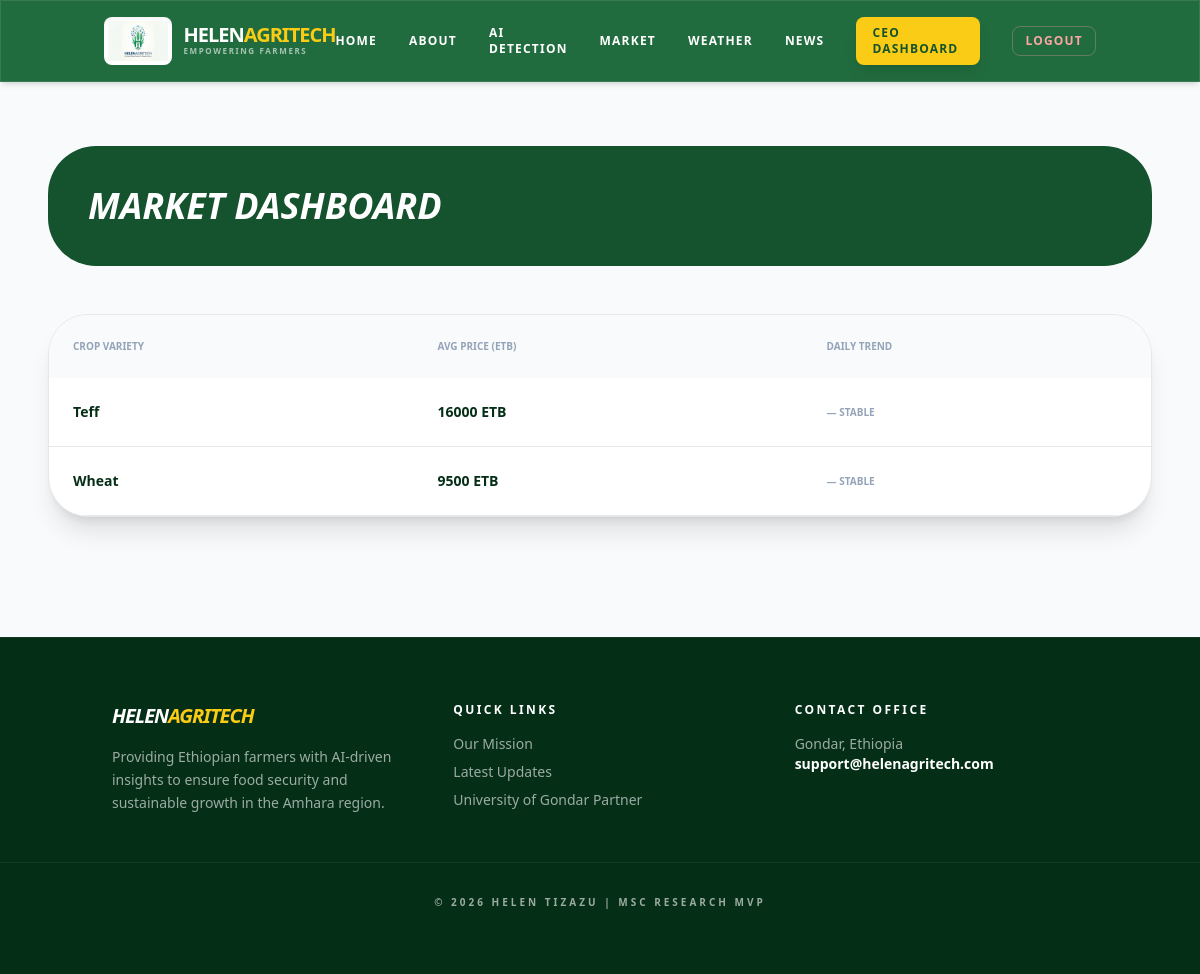
The app's page /market (signed in) with its own data.
### app.py (models this page shows)
class MarketPrice(db.Model):
    id = db.Column(db.Integer, primary_key=True)
    crop_name = db.Column(db.String(50), unique=True)
    price = db.Column(db.String(50))

### app.py (the view)
@app.route('/market')
def market_view():
    prices = MarketPrice.query.all()
    return render_template('market.html', prices=prices)

### app.py (called while the page is built)
@login_manager.user_loader
def load_user(user_id):
    return db.session.get(User, int(user_id))

### templates/market.html
{% extends "base.html" %}
{% block content %}
<main class="container mx-auto py-10 px-6 max-w-6xl">
    <div class="bg-green-900 p-10 rounded-[3rem] text-white mb-12">
        <h1 class="text-4xl font-black uppercase italic">Market Dashboard</h1>
    </div>
    <div class="bg-white rounded-[2.5rem] border shadow-xl overflow-hidden">
        <table class="w-full text-left">
            <thead>
                <tr class="bg-slate-50 text-[10px] font-black uppercase text-slate-400">
                    <th class="p-6">Crop Variety</th>
                    <th class="p-6">Avg Price (ETB)</th>
                    <th class="p-6">Daily Trend</th>
                </tr>
            </thead>
            <tbody class="text-sm font-bold text-green-950">
                {% for item in prices %}
                <tr class="border-b">
                    <td class="p-6">{{ item.crop_name }}</td>
                    <td class="p-6">{{ item.price }} ETB</td>
                    <td class="p-6 uppercase text-[10px] {{ 'text-green-600' if item.trend == 'up' else 'text-slate-400' }}">
                        {{ '▲ Rising' if item.trend == 'up' else '— Stable' }}
                    </td>
                </tr>
                {% endfor %}
            </tbody>
        </table>
    </div>
</main>
{% endblock %}

### static/css/style.css (style rules this page uses)
:root { --ethiopia-green: #064e3b; --ethiopia-gold: #fbbf24; --glass-bg: rgba(255, 255, 255, 0.8); --glass-border: rgba(255, 255, 255, 0.2); }
* { margin: 0; padding: 0; box-sizing: border-box; }
body { font-family: 'Inter', sans-serif; scroll-behavior: smooth; overflow-x: hidden; }

### records on screen
MarketPrice: crop_name "Teff", price "16000", trend "— STABLE"
MarketPrice: crop_name "Wheat", price "9500", trend "— STABLE"
